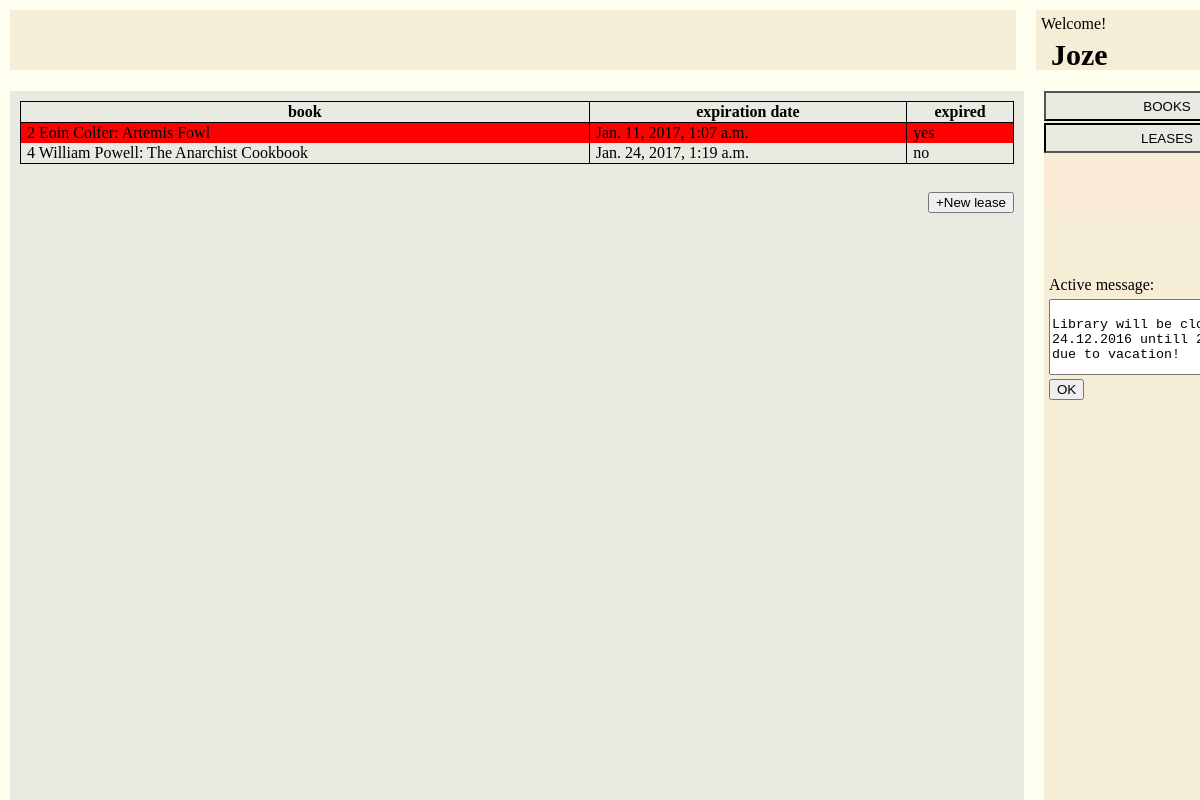
Page /library/leases/ (signed in) on the committed database.
### library/models.py (models this page shows, shortened)
class Lease(models.Model):
	user_id= models.ForeignKey(User,on_delete=models.CASCADE)
	book_id= models.ForeignKey(Book,on_delete=models.CASCADE)
	start_date= models.DateTimeField(default=datetime.now())
	expiration_date = models.DateTimeField(default=datetime.now() + timedelta(days=14))
	def is_expired(self):
		if self.expiration_date < timezone.now():
			return True
		else:
			return False

class Book(models.Model):
	title = models.CharField(max_length=100, null=False)
	added_date = models.DateTimeField(default=datetime.now())
	author = models.ForeignKey(Author,on_delete=models.SET_NULL,null=True)
	genre = models.CharField(max_length=10,null=True)
	available = models.BooleanField(default=True)

class Author(models.Model):
	firstName=models.CharField(max_length=100, null=False)
	lastName=models.CharField(max_length=100, null=False)
	def __str__(self):
		return self.firstName+' '+self.lastName

### library/views.py (the view)
# urls.py: url(r'leases/$',views.leases,name="leases"),
@login_required(login_url='/library/')
def leases(request):
	user=request.user
	if request.method=='GET':
		template=loader.get_template('leases.html')
		if user.groups.filter(name='Librarian').exists():
			leases_list = Lease.objects.all()
			role = 'Librarian'
		elif user.groups.filter(name='User').exists():
			leases_list=Lease.objects.filter(user_id=user)
			role= 'User'
		context = {
			"role": role,
			"leases_list": leases_list
		}
		return HttpResponse(template.render(context, request))

### library/templates/leases.html (shortened to what this page needs)
{% load static %}
<!DOCTYPE html>
<html>
<head>
	<link rel="stylesheet" type="text/css" href="{% static 'library/styles_min.css' %}">
</head>
<body>
<div id="div-top">
	<div class="fifthL" id="message-board-div">
	</div>
	<div class="fifthR" id="user-info-div">
		<div id="user-info">
			Welcome!<br>
			<h3>{{user.first_name}}</h3>
		</div>
	</div>
</div>
<div id="div-bottom">
	<div class="fifthL" id="content">
		<table>
			<tr>
				{% if role == 'Librarian' %}
					<th>ID</th>
					<th>user</th>
					<th>book</th>
					<th>start date</th>
					<th>expiration date</th>
					<th>active?</th>
					<th>delete</th>
				{% elif role == 'User' %}
					<th>book</th>
					<th>expiration date</th>
					<th>expired</th>
				{% endif %}
			</tr>
			{% if leases_list %}
				{% for lease in leases_list %}
					<tr {% if role == 'User' and lease.is_expired %} class="expired" {% endif %}>
						{% if role == 'Librarian' %}
							<td>{{lease.id}}</td>
							<td>{{lease.user_id.username}}: {{lease.user_id.first_name}} {{lease.user_id.last_name}}</td>
							<td>{{lease.book_id.id}} {{lease.book_id.author}}: {{lease.book_id.title}}</td>
							<td>{{lease.start_date}}</td>
							<td>{{lease.expiration_date}}</td>
							<td><input id="ls1" type="checkbox" {% if not lease.is_expired %}checked{% endif %} disabled></td>
							<td>
								<form id="deleteForm{{lease.id}}" action="remove/{{lease.id}}/" method="post">
									<input id="deleteButton{{lease.id}}" name="delete{{lease.book_id.title}}" type="submit" value="Delete" />
								</form>
							</td>
						{% elif role == 'User' %}
							<td>{{lease.book_id.id}} {{lease.book_id.author}}: {{lease.book_id.title}}</td>
							<td>{{lease.expiration_date}}</td>
							<td>{% if lease.is_expired %} yes {% else %} no {% endif %}</td>
						{% endif %}
					</tr>
				{% endfor %}
			{% endif %}
		</table>
        <br>
		<a onclick="return popitup('/library/leases/add',name='newLeaseWindow')">
        	<button class="tableButton" id="newLeaseButton">+New lease</button>
		</a>
	</div>
	<div class="fifthR" id="sidebar">
		<div id="menu">
			<a href="../books">
				<button id="booksButton">BOOKS</button>
			</a>
			<a href="../leases">
				<button class="active" id="leasesButton">LEASES</button>
			</a>
		</div>
		<div id="side-boxes">
			<div id="active-message-div">
				Active message:<br>
				<textarea id="active-message">
							Library will be closed from 24.12.2016 untill 2.1.2017 due to vacation!
						</textarea>
				<button id="confirmActiveMessage">OK</button>
			</div>
		</div>
	</div>
</div>
</body>
</html>

### library/static/library/styles_min.css (style rules this page uses)
body { background-color:ivory }
#div-top { position:fixed;top:0;left:0;margin:10px;width:calc(100% - 20px);height:7%;min-height:60px;min-width:1270px }
#div-bottom { position:fixed;bottom:0;left:0;margin-left:10px;margin-right:10px;margin-top:10px;width:calc(100% - 20px - 10px);height:calc(100% - 7% - 30px - 10px);max-height:calc(100% - 40px - 15px);min-width:1270px;min-height:230px;padding:5px }
#message-board-div { background-color:#f5edd6;word-wrap:break-word }
div.fifthL { position:absolute;left:0;margin-right:5px;height:100%;width:calc(80% - 10px) }
div.fifthR { position:absolute;right:0;margin-left:5px;background-color:#f5edd6;height:100%;width:calc(20% - 10px) }
#content { background-color:#e9eae1 }
#user-info { position:absolute;top:0;left:0;margin-right:2px;min-width:40px;height:calc(100% - 10px);padding:5px }
#menu { position:absolute;top:0;left:0;height:15%;min-height:120px;width:100%;background-color:antiquewhite }
#menu>a>button { width:100%;height:25%;min-height:30px;margin-bottom:2px;background-color:#e9eae1 }
#side-boxes { position:absolute;bottom:0;left:0;height:calc(85% - 50px);width:100%;max-height:calc(100% - 130px - 50px) }
#side-boxes>div { position:absolute;width:calc(100% - 10px);padding:5px;min-height:40px }
#active-message { margin-top:5px;width:calc(100% - 5px);height:100%;min-height:70px }
h3 { font-size:30px;margin-top:5px;margin-left:10px }
table { margin:10px;width:calc(100% - 20px);border:1px solid black;border-collapse:collapse }
th { border:1px solid black;border-collapse:collapse }
td { border-left:1px solid black;border-collapse:collapse;text-indent:5px }
.tableButton { position:absolute;right:10px }
button.active { border-style:inset }
.expired { background-color:red }

### rows in the picture
Lease: book_id.id "2", book_id.author "Eoin Colfer", book_id "Artemis Fowl", expiration_date "Jan. 11, 2017, 1:07 a.m.", shows "yes"
Lease: book_id.id "4", book_id.author "William Powell", book_id "The Anarchist Cookbook", expiration_date "Jan. 24, 2017, 1:19 a.m.", shows "no"

### other values in the picture
{{ user.first_name }} "Joze"
